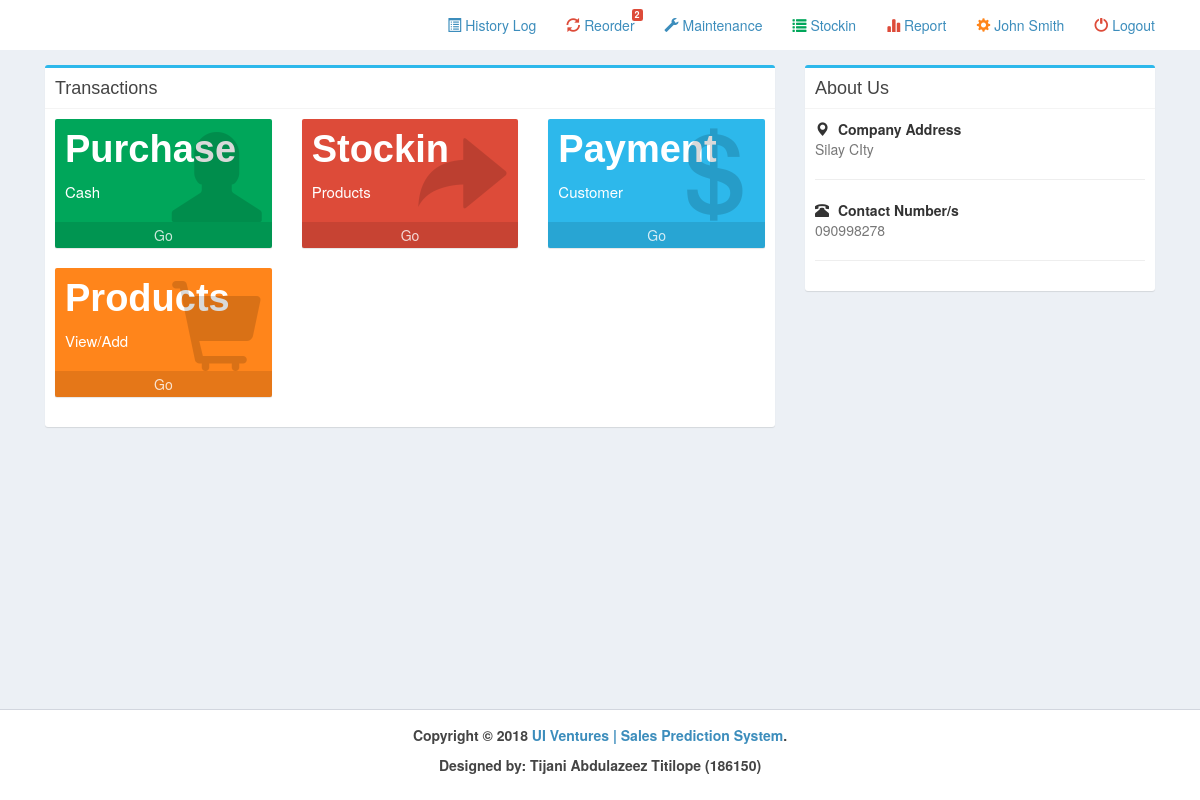
The app's page /pages/home.php (signed in), older data.
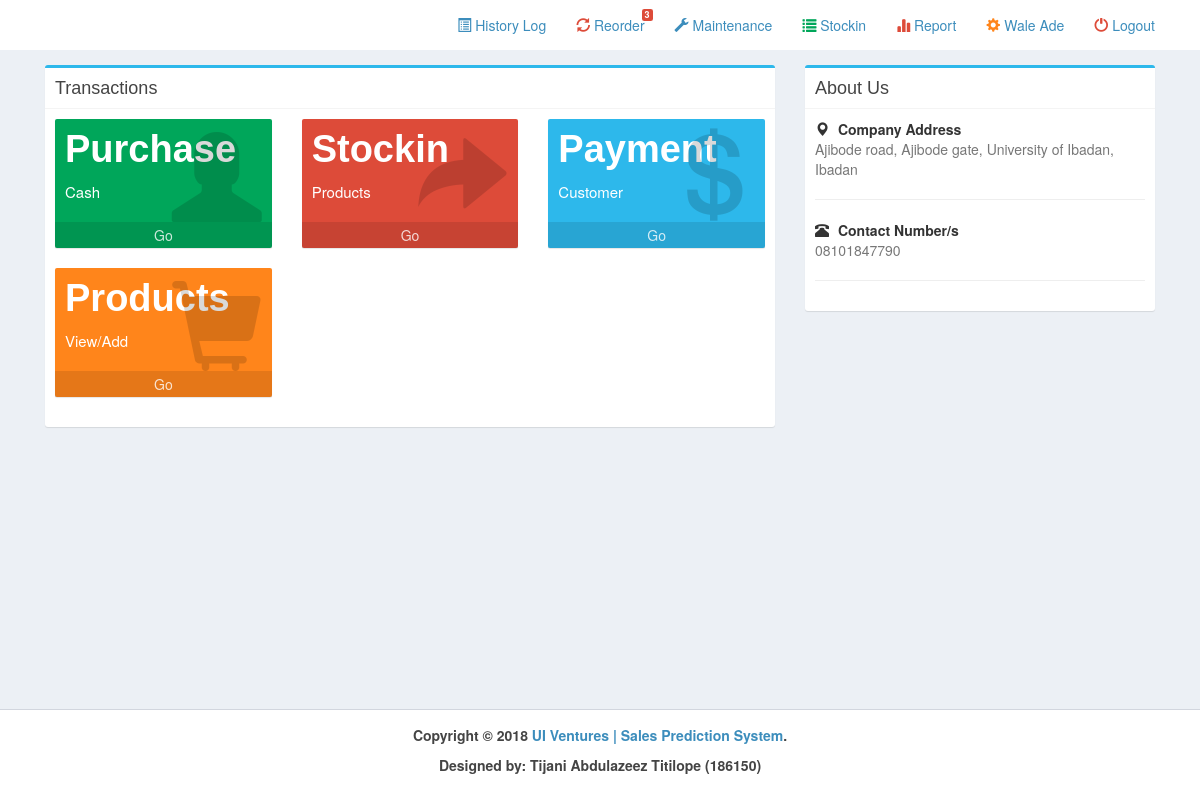
The same page, newer data.
### tables this page shows
CREATE TABLE IF NOT EXISTS `branch` (
  `branch_id` int(11) NOT NULL AUTO_INCREMENT,
  `branch_name` varchar(50) NOT NULL,
  `branch_address` varchar(100) NOT NULL,
  `branch_contact` varchar(50) NOT NULL,
  `skin` varchar(15) NOT NULL,
  `pic` text NOT NULL,
  PRIMARY KEY (`branch_id`)
);

### pages/home.php (the view, shortened to what the changed rows need)
<!DOCTYPE html>
<html>
  <head>
    <link rel="stylesheet" href="../bootstrap/css/bootstrap.min.css">
    <link rel="stylesheet" href="../plugins/datatables/dataTables.bootstrap.css">
    <link rel="stylesheet" href="../dist/css/AdminLTE.min.css">
    <link rel="stylesheet" href="../plugins/select2/select2.min.css">
    <link rel="stylesheet" href="../dist/css/skins/_all-skins.min.css">
 </head>
  <body class="hold-transition skin-<?php echo $_SESSION['skin'];?> layout-top-nav" onload="myFunction()">
    <div class="wrapper">
      <?php include('../dist/includes/header.php');?>
      <div class="content-wrapper">
        <div class="container">
          <section class="content">
            <div class="row">
        <div class="col-md-4">
              <div class="box box-primary">
    <?php
    $branch=$_SESSION['branch'];
    $query=mysqli_query($con,"select * from branch where branch_id='$branch'")or die(mysqli_error());
      $row=mysqli_fetch_array($query);
?>
                <div class="box-body">
                  <strong><i class="glyphicon glyphicon-map-marker margin-r-5"></i> Company Address</strong>
                  <p class="text-muted">
                    <?php echo $row['branch_address'];?>
                  </p>
                  <hr>
                  <strong><i class="glyphicon glyphicon-phone-alt margin-r-5"></i> Contact Number/s</strong>
                  <p class="text-muted"><?php echo $row['branch_contact'];?></p>
                  <hr>
                </div>
              </div>
            </div>
          </div>
          </section>
        </div>
      </div>
    </div>
  </body>
</html>

### dist/includes/header.php (shortened to what the changed rows need)
<?php
include('../dist/includes/dbcon.php');
$branch=$_SESSION['branch'];
?>
      <header class="main-header">
        <nav class="navbar navbar-static-top">
          <div class="container">
              <div class="navbar-custom-menu">
                <ul class="nav navbar-nav">
                  <li class="dropdown notifications-menu">
                    <a href="#" class="dropdown-toggle" data-toggle="dropdown">
                      <i class="glyphicon glyphicon-refresh text-red"></i> Reorder
                      <span class="label label-danger">
                      <?php
                      $query=mysqli_query($con,"select COUNT(*) as count from product where prod_qty<=reorder and branch_id='$branch'")or die(mysqli_error());
                			$row=mysqli_fetch_array($query);
                			echo $row['count'];
                			?>
                      </span>
                    </a>
                  </li>
				  <li class="">
                    <a href="profile.php" class="dropdown-toggle">
                      <i class="glyphicon glyphicon-cog text-orange"></i>
                      <?php echo $_SESSION['name'];?>
                    </a>
                  </li>
                </ul>
              </div>
          </div>
        </nav>
      </header>

Row changes from the older to the newer data that the page shows:
changed branch: branch_address "Silay CIty" → "Ajibode road, Ajibode gate, University of Ibadan, Ibadan"; branch_contact "090998278" → "08101847790"
Text that changed along with them:
$row['count']: "2" → "3"
$_SESSION['name']: "John Smith" → "Wale Ade"
